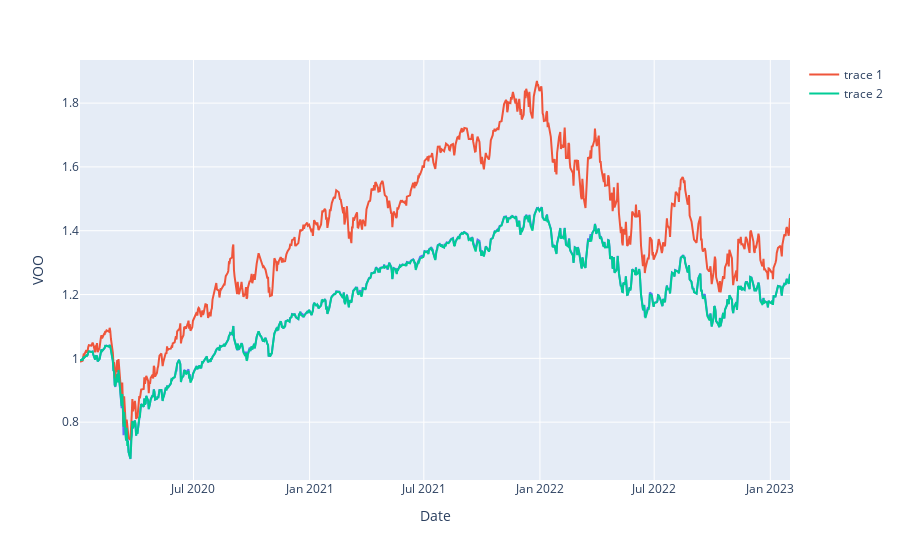

The notebook cell this image was saved under:
### Code cell
fig = px.line(etf_cumulative_returns, x="Date", y="VOO")
# generate scatter plot
fig.add_scatter(x=etf_cumulative_returns['Date'], y=etf_cumulative_returns['VGT'])
fig.add_scatter(x=etf_cumulative_returns['Date'], y=etf_cumulative_returns['SPY'])
fig.show()

### Figure 1 — Plotly figure (JSON) as saved in the notebook; plotly's stock layout.template omitted (floating-point values rounded to 4 significant figures; data arrays with more than 128 entries replaced by an {"elided": "..."} marker saying what was removed)
{"data": [{"hovertemplate": "Date=%{x}<br>VOO=%{y}<extra></extra>", "legendgroup": "", "line": {"color": "#636efa", "dash": "solid"}, "marker": {"symbol": "circle"}, "mode": "lines", "name": "", "orientation": "v", "showlegend": false, "type": "scatter", "x": {"elided": "776 str values"}, "xaxis": "x", "y": {"elided": "776 float values"}, "yaxis": "y"}, {"type": "scatter", "x": {"elided": "776 str values"}, "y": {"elided": "776 float values"}}, {"type": "scatter", "x": {"elided": "776 str values"}, "y": {"elided": "776 float values"}}], "layout": {"legend": {"tracegroupgap": 0}, "margin": {"t": 60}, "xaxis": {"anchor": "y", "domain": [0, 1], "title": {"text": "Date"}}, "yaxis": {"anchor": "x", "domain": [0, 1], "title": {"text": "VOO"}}}}
